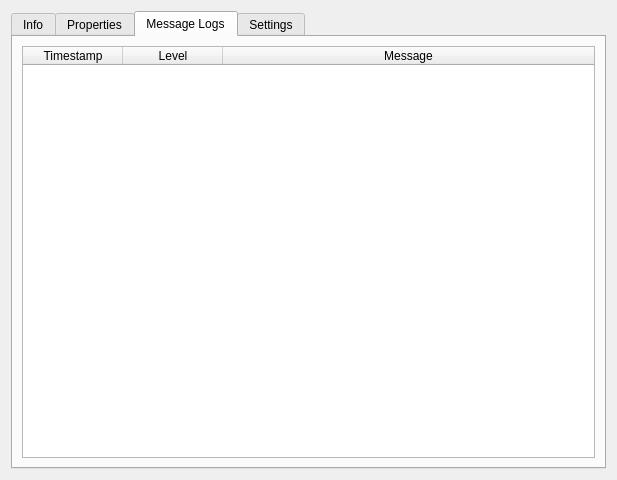
<?xml version="1.0" encoding="UTF-8"?>
<ui version="4.0">
 <class>ULogParametersDialog</class>
 <widget class="QDialog" name="ULogParametersDialog">
  <property name="geometry">
   <rect>
    <x>0</x>
    <y>0</y>
    <width>617</width>
    <height>480</height>
   </rect>
  </property>
  <property name="windowTitle">
   <string>MainWindow</string>
  </property>
  <layout class="QHBoxLayout" name="horizontalLayout_2">
   <item>
    <widget class="QTabWidget" name="tabWidget">
     <property name="focusPolicy">
      <enum>Qt::NoFocus</enum>
     </property>
     <property name="currentIndex">
      <number>2</number>
     </property>
     <widget class="QWidget" name="Info">
      <attribute name="title">
       <string>Info</string>
      </attribute>
      <layout class="QHBoxLayout" name="horizontalLayout">
       <item>
        <widget class="QTableWidget" name="tableWidgetInfo">
         <property name="editTriggers">
          <set>QAbstractItemView::NoEditTriggers</set>
         </property>
         <property name="selectionMode">
          <enum>QAbstractItemView::SingleSelection</enum>
         </property>
         <property name="columnCount">
          <number>2</number>
         </property>
         <attribute name="horizontalHeaderDefaultSectionSize">
          <number>201</number>
         </attribute>
         <attribute name="horizontalHeaderMinimumSectionSize">
          <number>200</number>
         </attribute>
         <attribute name="horizontalHeaderStretchLastSection">
          <bool>true</bool>
         </attribute>
         <attribute name="verticalHeaderVisible">
          <bool>false</bool>
         </attribute>
         <column>
          <property name="text">
           <string>Property</string>
          </property>
         </column>
         <column>
          <property name="text">
           <string>Value</string>
          </property>
         </column>
        </widget>
       </item>
      </layout>
     </widget>
     <widget class="QWidget" name="Properties">
      <attribute name="title">
       <string>Properties</string>
      </attribute>
      <layout class="QVBoxLayout" name="verticalLayout_3">
       <item>
        <widget class="QTableWidget" name="tableWidgetParams">
         <property name="editTriggers">
          <set>QAbstractItemView::NoEditTriggers</set>
         </property>
         <property name="selectionMode">
          <enum>QAbstractItemView::SingleSelection</enum>
         </property>
         <property name="columnCount">
          <number>2</number>
         </property>
         <attribute name="horizontalHeaderStretchLastSection">
          <bool>true</bool>
         </attribute>
         <attribute name="verticalHeaderVisible">
          <bool>false</bool>
         </attribute>
         <column>
          <property name="text">
           <string>Property</string>
          </property>
         </column>
         <column>
          <property name="text">
           <string>Value</string>
          </property>
         </column>
        </widget>
       </item>
      </layout>
     </widget>
     <widget class="QWidget" name="Logs">
      <attribute name="title">
       <string>Message Logs</string>
      </attribute>
      <layout class="QVBoxLayout" name="verticalLayout">
       <item>
        <widget class="QTableWidget" name="tableWidgetLogs">
         <property name="selectionBehavior">
          <enum>QAbstractItemView::SelectRows</enum>
         </property>
         <property name="sortingEnabled">
          <bool>false</bool>
         </property>
         <property name="columnCount">
          <number>3</number>
         </property>
         <attribute name="horizontalHeaderStretchLastSection">
          <bool>true</bool>
         </attribute>
         <attribute name="verticalHeaderVisible">
          <bool>false</bool>
         </attribute>
         <column>
          <property name="text">
           <string>Timestamp</string>
          </property>
         </column>
         <column>
          <property name="text">
           <string>Level</string>
          </property>
         </column>
         <column>
          <property name="text">
           <string>Message</string>
          </property>
         </column>
        </widget>
       </item>
      </layout>
     </widget>
     <widget class="QWidget" name="Settings">
      <attribute name="title">
       <string>Settings</string>
      </attribute>
      <layout class="QVBoxLayout" name="verticalLayout_4">
       <item>
        <widget class="QCheckBox" name="checkBoxEnumNames">
         <property name="text">
          <string>Show symbolic enum names on Y-axis (e.g. "POSCTL" instead of "2")</string>
         </property>
         <property name="checked">
          <bool>false</bool>
         </property>
        </widget>
       </item>
       <item>
        <spacer name="verticalSpacer">
         <property name="orientation">
          <enum>Qt::Vertical</enum>
         </property>
         <property name="sizeHint" stdset="0">
          <size>
           <width>20</width>
           <height>40</height>
          </size>
         </property>
        </spacer>
       </item>
       <item>
        <widget class="QLabel" name="labelSettingsNote">
         <property name="text">
          <string>Note: Settings take effect on the next file load.</string>
         </property>
         <property name="wordWrap">
          <bool>true</bool>
         </property>
        </widget>
       </item>
      </layout>
     </widget>
    </widget>
   </item>
  </layout>
 </widget>
 <resources/>
 <connections/>
</ui>
